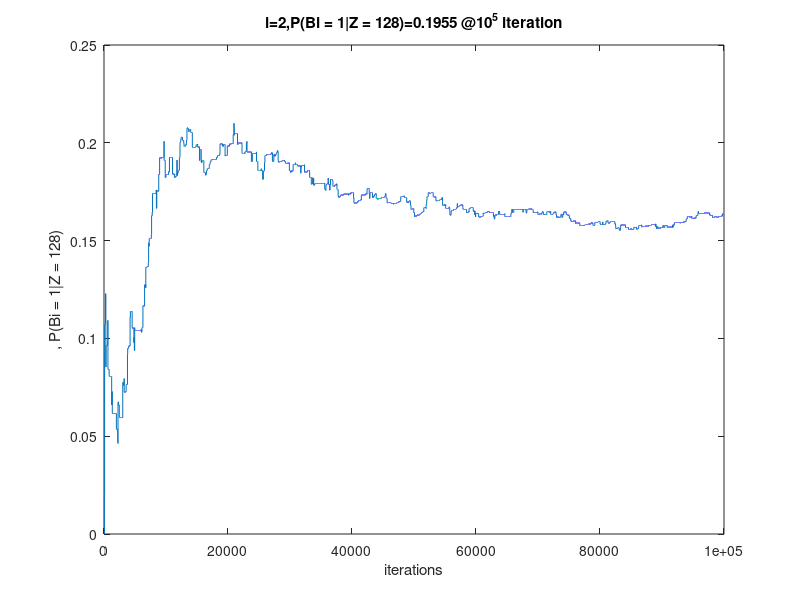

Source code (MATLAB):
clc;
x = dec2bin(0:1:2^10-1)-'0';   %generate random binary number
z=128;                         %given value of z
alpha=0.2;                     %given
wt=[];
cpt=[];
new_sample=[];
coeff=(1-alpha)/(1+alpha);  

for i=1:1024
    
    wt(1,i)=coeff*(alpha^(abs(z - i + 1)));   %to calculate the weight based on the formula
end

num = 0.0;
den = 0.0;
loc = 2;                    % loc value can be 2,4,6,8,10
iteration=100000;             %number of random samples
ANS=[];
for i=1:iteration
    randind = randi([1, 1024]); %generate a random number
    b = x(randind, :);          %convert it to corresponding binary from x

    if b(1,10-loc+1)==1         %if the bit in the desired position is 1
        I=1;                    %set I as 1
    else
        I=0;
    end
    anss=[];
    p = wt(1, randind);         %to compute the numerator and denominator using the formulae
    pi = p * I;
    num = num + pi;
    den = den + p;
    ans = num / den;
    ANS=[ANS, ans];              % to append the answers
  %     disp(ans);
end

plot(1:iteration,ANS);
xlabel('iterations');
ylabel(', P(Bi = 1|Z = 128)');
title('i=2,P(Bi = 1|Z = 128)=0.1955 @10^5 iteration');
% plotting iteration vs P(Bi = 1|Z = 128)
